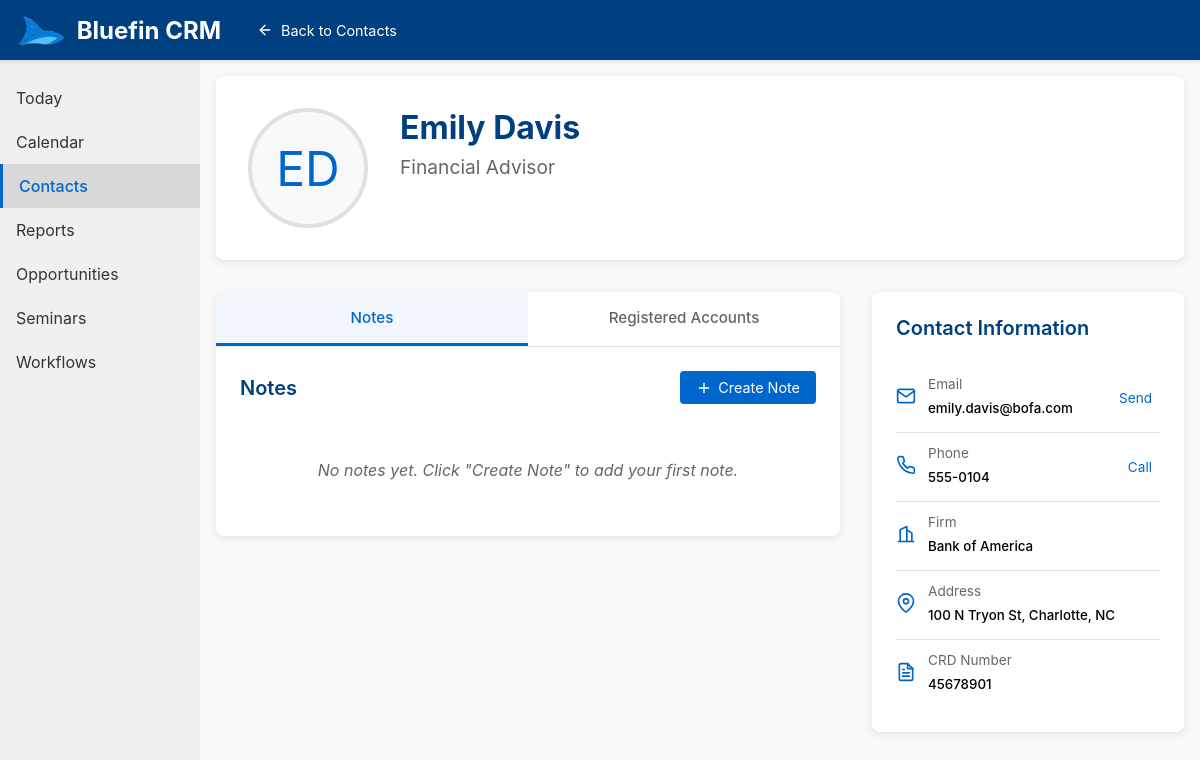
Page /contact_card?id=4 (signed in) on the committed database.
### tables this page shows
CREATE TABLE contacts (
                id INTEGER PRIMARY KEY AUTOINCREMENT,
                user_id INTEGER NOT NULL,
                name TEXT NOT NULL,
                email TEXT,
                phone TEXT,
                firm TEXT,
                address TEXT,
                crd_number TEXT,
                title TEXT,
                created_at TIMESTAMP DEFAULT CURRENT_TIMESTAMP,
                updated_at TIMESTAMP DEFAULT CURRENT_TIMESTAMP, profile_picture TEXT,
                FOREIGN KEY(user_id) REFERENCES users(id)
            );

### app.py (the view)
@app.route('/contact_card')
def contact_card():
    contact_id = request.args.get('id')
    if not contact_id:
        flash('Contact ID is required', 'error')
        return redirect(url_for('contacts'))
    db = get_db()
    contact = db.execute('''
        SELECT * FROM contacts
        WHERE id = ? AND user_id = ?
    ''', (contact_id, current_user.id)).fetchone()
    if not contact:
        flash('Contact not found', 'error')
        return redirect(url_for('contacts'))
    notes = db.execute('''
        SELECT * FROM contact_notes
        WHERE contact_id = ? AND user_id = ?
        ORDER BY created_at DESC
    ''', (contact_id, current_user.id)).fetchall()
    accounts = db.execute('''
        SELECT * FROM registered_accounts
        WHERE contact_id = ? AND user_id = ?
        ORDER BY created_at DESC
    ''', (contact_id, current_user.id)).fetchall()
    return render_template('contact_card.html', contact=contact, notes=notes, accounts=accounts)

### app.py (called while the page is built)
def get_db():
    conn = sqlite3.connect(DATABASE)
    conn.row_factory = sqlite3.Row
    return conn

@login_manager.user_loader
def load_user(user_id):
    return User.get(user_id)

    @staticmethod
    def get(user_id):
        db = get_db()
        user = db.execute('SELECT * FROM users WHERE id = ?', (user_id,)).fetchone()
        if user:
            return User(user['id'], user['email'], user['name'], user['password'])
        return None

### templates/contact_card.html (shortened to what this page needs)
<!DOCTYPE html>
<html lang="en">
<head>
</head>
<body>
<header>
  <div class="header-left">
    <div class="logo">
      <img src="/static/logo.png" alt="Bluefin Logo">
      Bluefin CRM
    </div>
    <a href="/contacts" class="back-button">
      <svg width="16" height="16" viewBox="0 0 24 24" fill="none" stroke="currentColor" stroke-width="2" stroke-linecap="round" stroke-linejoin="round">
        <path d="M19 12H5"></path>
        <path d="M12 19l-7-7 7-7"></path>
      </svg>
      Back to Contacts
    </a>
  </div>
</header>
<div class="main-container">
  <aside class="sidebar">
    <ul class="sidebar-menu">
      <li><a href="/">Today</a></li>
      <li><a href="/opportunities">Calendar</a></li>
      <li class="active"><a href="/contacts">Contacts</a></li>
      <li><a href="/analytics&reports">Reports</a></li>
      <li><a href="/opportunities">Opportunities</a></li>
      <li><a href="/seminars">Seminars</a></li>
      <li><a href="/upload">Workflows</a></li>
    </ul>
  </aside>
  <main class="content">
    <div class="contact-header">
      <div class="profile-section">
        <div class="profile-picture-container">
          <div class="profile-picture" id="profile-picture"
               >
            <span id="profile-initials" {% if contact.profile_picture %}style="display: none;"{% endif %}>
              {% if contact.name %}
                {% set name_parts = contact.name.split() %}
                {% if name_parts|length >= 2 %}
                  {{ name_parts[0][0].upper() + name_parts[-1][0].upper() }}
                {% else %}
                  {{ name_parts[0][:2].upper() }}
                {% endif %}
              {% else %}
                NA
              {% endif %}
            </span>
          </div>
        </div>
      </div>
      <div class="contact-info">
        <form id="contact-form" action="/update_contact" method="POST">
          <input type="text" class="contact-name" id="contact-name" name="name" value="{{ contact.name or '' }}" placeholder="Contact Name">
          <input type="text" class="contact-title" id="contact-title" name="title" value="{{ contact.title or '' }}" placeholder="Job Title">
        </form>
      </div>
    </div>
    <div class="main-content">
      <div class="left-column">
        <div class="tab-container">
          <div class="tab-header">
            <button class="tab-button active" data-tab="notes">Notes</button>
            <button class="tab-button" data-tab="accounts">Registered Accounts</button>
          </div>
          <div class="tab-content">
            <div class="tab-panel active" id="notes-panel">
              <div class="section-header">
                <h3 class="section-title">Notes</h3>
                <button class="btn btn-primary" id="add-note-btn">
                  <svg width="16" height="16" viewBox="0 0 24 24" fill="none" stroke="currentColor" stroke-width="2" stroke-linecap="round" stroke-linejoin="round">
                    <line x1="12" y1="5" x2="12" y2="19"></line>
                    <line x1="5" y1="12" x2="19" y2="12"></line>
                  </svg>
                  Create Note
                </button>
              </div>
              <div class="notes-list" id="notes-list">
                {% if notes %}
                  {% for note in notes %}
                  <div class="note-item">
                    <div class="note-header">
                      <div class="note-date">{{ note.created_at[:10] }} at {{ note.created_at[11:16] }}</div>
                      <div class="note-actions">
                        <button class="note-action" onclick="editNote('{{ note.id }}', '{{ note.content }}')">Edit</button>
                        <button class="note-action delete" onclick="deleteNote('{{ note.id }}')">Delete</button>
                      </div>
                    </div>
                    <div class="note-content">{{ note.content }}</div>
                  </div>
                  {% endfor %}
                {% else %}
                  <div class="empty-state">No notes yet. Click "Create Note" to add your first note.</div>
                {% endif %}
              </div>
            </div>
          </div>
        </div>
      </div>
      <div class="right-column">
        <div class="contact-details">
          <h3 class="section-title" style="margin-bottom: 1.5rem;">Contact Information</h3>
          <div class="detail-item">
            <div class="detail-icon">
              <svg width="20" height="20" viewBox="0 0 24 24" fill="none" stroke="currentColor" stroke-width="2" stroke-linecap="round" stroke-linejoin="round">
                <path d="M4 4h16c1.1 0 2 .9 2 2v12c0 1.1-.9 2-2 2H4c-1.1 0-2-.9-2-2V6c0-1.1.9-2 2-2z"></path>
                <polyline points="22,6 12,13 2,6"></polyline>
              </svg>
            </div>
            <div class="detail-content">
              <div class="detail-label">Email</div>
              <input type="email" class="detail-value" id="contact-email" name="email" value="{{ contact.email or '' }}" placeholder="Enter email address">
            </div>
            <a href="mailto:{{ contact.email or '' }}" class="detail-action" id="email-action">Send</a>
          </div>
          <div class="detail-item">
            <div class="detail-icon">
            </div>
            <div class="detail-content">
              <div class="detail-label">Phone</div>
              <input type="tel" class="detail-value" id="contact-phone" name="phone" value="{{ contact.phone or '' }}" placeholder="Enter phone number">
            </div>
            <a href="tel:{{ contact.phone or '' }}" class="detail-action" id="phone-action">Call</a>
          </div>
          <div class="detail-item">
            <div class="detail-icon">
              <svg width="20" height="20" viewBox="0 0 24 24" fill="none" stroke="currentColor" stroke-width="2" stroke-linecap="round" stroke-linejoin="round">
                <path d="M3 21h18"></path>
                <path d="M5 21V7l8-4v18"></path>
                <path d="M19 21V11l-6-4"></path>
              </svg>
            </div>
            <div class="detail-content">
              <div class="detail-label">Firm</div>
              <input type="text" class="detail-value" id="contact-firm" name="firm" value="{{ contact.firm or '' }}" placeholder="Enter firm name">
            </div>
          </div>
          <div class="detail-item">
            <div class="detail-icon">
              <svg width="20" height="20" viewBox="0 0 24 24" fill="none" stroke="currentColor" stroke-width="2" stroke-linecap="round" stroke-linejoin="round">
                <path d="M21 10c0 7-9 13-9 13s-9-6-9-13a9 9 0 0 1 18 0z"></path>
                <circle cx="12" cy="10" r="3"></circle>
              </svg>
            </div>
            <div class="detail-content">
              <div class="detail-label">Address</div>
              <input type="text" class="detail-value" id="contact-address" name="address" value="{{ contact.address or '' }}" placeholder="Enter address">
            </div>
          </div>
          <div class="detail-item">
            <div class="detail-icon">
            </div>
            <div class="detail-content">
              <div class="detail-label">CRD Number</div>
              <input type="text" class="detail-value" id="contact-crd-number" name="crd_number" value="{{ contact.crd_number or '' }}" placeholder="Enter CRD number">
            </div>
          </div>
        </div>
      </div>
    </div>
  </main>
</div>
</body>
</html>

### rows in the picture
contacts: name "Emily Davis", title "Financial Advisor", email "emily.davis@bofa.com", phone "555-0104", firm "Bank of America", address "100 N Tryon St, Charlotte, NC", crd_number "45678901"

### other values in the picture
{{ name_parts[0][0].upper() + name_parts[-1][0].upper() }} "ED"
